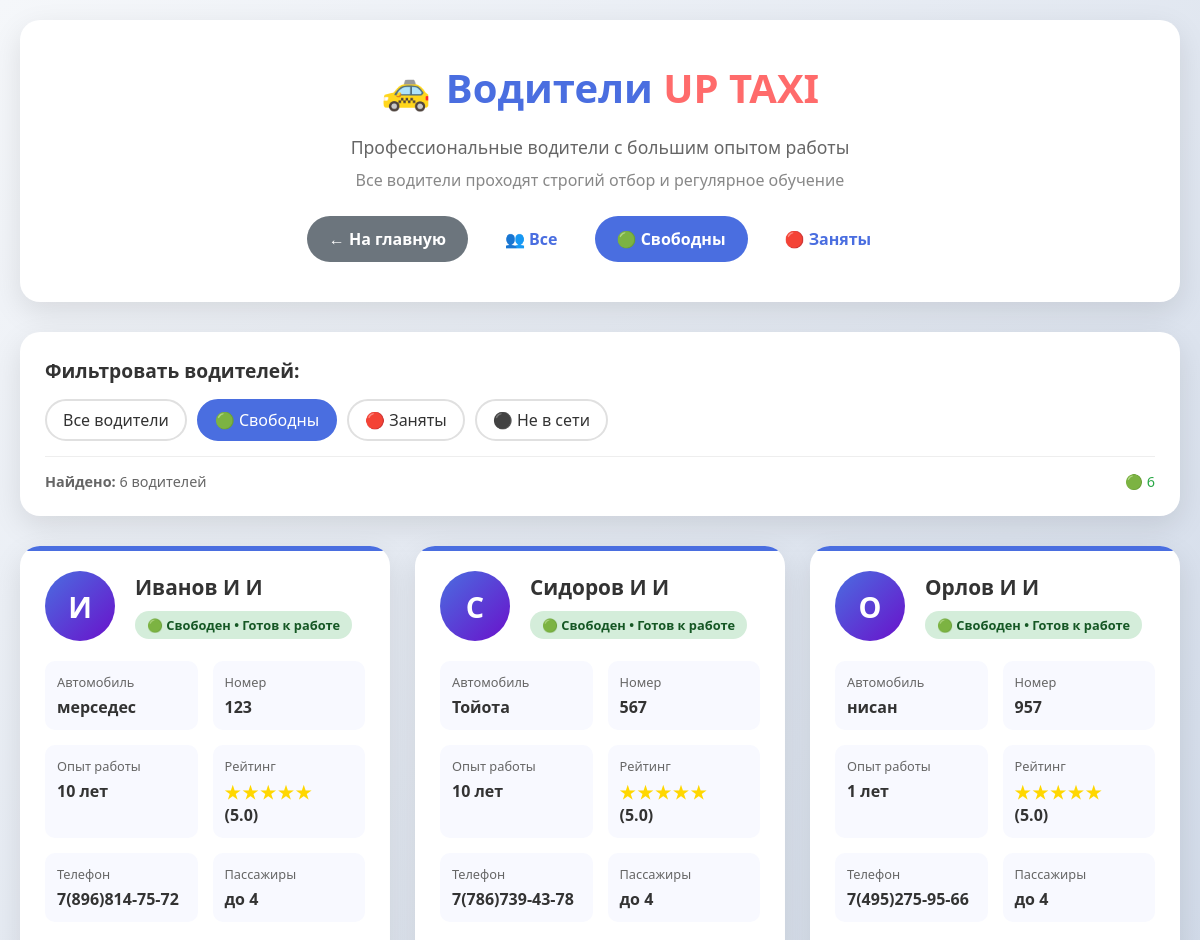
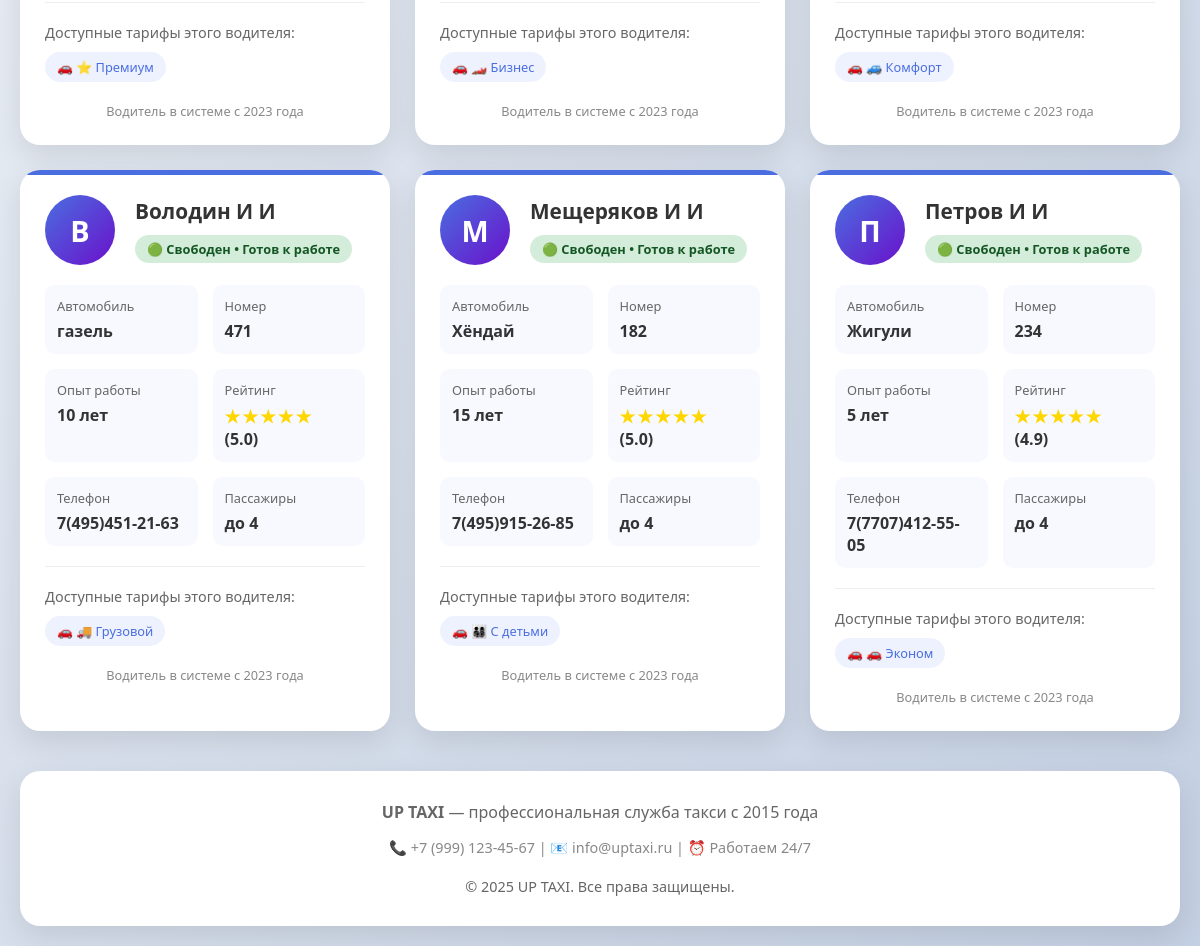
Screenshot of /drivers/?status=available with the database file from the repository (2 pictures, top to bottom).
### B0J_app/models.py (models this page shows, shortened)
class Driver(models.Model):
    STATUS_CHOICES = [
        ('available', '🟢 Свободен'),
        ('busy', '🔴 Занят'),
        ('offline', '⚫ Не в сети'),
    ]
    name = models.CharField(max_length=100, verbose_name="Имя водителя")
    car_model = models.CharField(max_length=50, verbose_name="Модель автомобиля")
    car_number = models.CharField(max_length=15, verbose_name="Номер авто")
    phone = models.CharField(max_length=20, verbose_name="Телефон")
    rating = models.FloatField(default=5.0, verbose_name="Рейтинг")
    experience = models.IntegerField(default=1, verbose_name="Стаж (лет)")
    has_child_seat = models.BooleanField(default=False, verbose_name="Есть детское кресло")
    has_cargo_space = models.BooleanField(default=False, verbose_name="Большой багажник")
    max_passengers = models.IntegerField(default=4, verbose_name="Макс. пассажиров")
    available_tariffs = models.ManyToManyField(Tariff, verbose_name="Доступные тарифы", blank=True)
    status = models.CharField(
        max_length=20,
        choices=STATUS_CHOICES,
        default='available',
        verbose_name="Статус"
    )
    def get_special_features(self):
        features = []
        if self.has_child_seat:
            features.append("👶 Детское кресло")
        if self.has_cargo_space:
            features.append("📦 Большой багажник")
        if self.max_passengers > 4:
            features.append(f"👥 До {self.max_passengers} пассажиров")
        return features
    class Meta:
        verbose_name = "Водитель"
        verbose_name_plural = "Водители"
        ordering = ['-rating']

class Tariff(models.Model):
    TARIFF_TYPES = [
        ('economy', '🚗 Эконом'),
        ('comfort', '🚙 Комфорт'),
        ('business', '🏎️ Бизнес'),
        ('premium', '⭐ Премиум'),
        ('cargo', '🚚 Грузовой'),
        ('family', '👨‍👩‍👧‍👦 С детьми'),
    ]
    name = models.CharField(max_length=20, choices=TARIFF_TYPES, verbose_name="Тип тарифа")
    base_price = models.DecimalField(max_digits=8, decimal_places=2, verbose_name="Базовая цена (₽)")
    price_per_km = models.DecimalField(max_digits=6, decimal_places=2, verbose_name="Цена за км (₽)")
    price_per_minute = models.DecimalField(max_digits=6, decimal_places=2, verbose_name="Цена за минуту (₽)")
    description = models.TextField(verbose_name="Описание", blank=True)
    is_active = models.BooleanField(default=True, verbose_name="Активен")
    icon = models.CharField(max_length=10, default="🚗", verbose_name="Иконка")
    class Meta:
        verbose_name = "Тариф"
        verbose_name_plural = "Тарифы"
        ordering = ['base_price']

### B0J_app/views.py (the view)
# urls.py: path('drivers/', views.drivers, name='drivers'),
def drivers(request):
    status_filter = request.GET.get('status', 'all')
    if status_filter == 'all':
        all_drivers = Driver.objects.all()
    elif status_filter in ['available', 'busy', 'offline']:
        all_drivers = Driver.objects.filter(status=status_filter)
    else:
        all_drivers = Driver.objects.all()
        status_filter = 'all'
    return render(request, 'drivers.html', {
        'drivers': all_drivers,
        'status_filter': status_filter,
    })

### B0J_app/templates/drivers.html (shortened to what this page needs)
<!DOCTYPE html>
<html lang="ru">
<head>
</head>
<body>
    <div class="container">
        <header class="header">
            <div class="logo"><span>🚕</span><div>Водители <span>UP TAXI</span></div></div>
            <p style="color: #666; font-size: 1.1rem; margin-bottom: 10px;">Профессиональные водители с большим опытом работы</p>
            <p style="color: #888;">Все водители проходят строгий отбор и регулярное обучение</p>
            <div class="nav">
                <a href="/" class="back">← На главную</a>
                <a href="?status=all" class="{% if status_filter == 'all' %}active{% endif %}">👥 Все</a>
                <a href="?status=available" class="{% if status_filter == 'available' %}active{% endif %}">🟢 Свободны</a>
                <a href="?status=busy" class="{% if status_filter == 'busy' %}active{% endif %}">🔴 Заняты</a>
            </div>
        </header>
        <div class="filters-section">
            <h3 class="filters-title">Фильтровать водителей:</h3>
            <div class="filters-grid">
                <a href="?status=all" class="filter-btn {% if status_filter == 'all' %}active{% endif %}">Все водители</a>
                <a href="?status=available" class="filter-btn {% if status_filter == 'available' %}active{% endif %}">🟢 Свободны</a>
                <a href="?status=busy" class="filter-btn {% if status_filter == 'busy' %}active{% endif %}">🔴 Заняты</a>
                <a href="?status=offline" class="filter-btn {% if status_filter == 'offline' %}active{% endif %}">⚫ Не в сети</a>
            </div>
            <div class="stats-bar">
                <div><strong>Найдено:</strong> {{ drivers|length }} водителей</div>
                <div>
                    <span style="color: #28a745;">🟢 {{ drivers|length }}</span>
                </div>
            </div>
        </div>
        <div class="drivers-grid">
            {% if drivers %}
                {% for driver in drivers %}
                <div class="driver-card">
                    <div class="driver-header">
                        <div class="driver-avatar">{{ driver.name|slice:"0:1" }}</div>
                        <div class="driver-info">
                            <h3>{{ driver.name }}</h3>
                            <div class="driver-status status-{{ driver.status }}">
                                {% if driver.status == 'available' %}🟢 Свободен • Готов к работе
                                {% elif driver.status == 'busy' %}🔴 Занят • Выполняет заказ
                                {% else %}⚫ Не в сети • Отдыхает{% endif %}
                            </div>
                        </div>
                    </div>
                    <div class="driver-details">
                        <div class="detail-item"><span class="detail-label">Автомобиль</span><span class="detail-value">{{ driver.car_model }}</span></div>
                        <div class="detail-item"><span class="detail-label">Номер</span><span class="detail-value">{{ driver.car_number }}</span></div>
                        <div class="detail-item"><span class="detail-label">Опыт работы</span><span class="detail-value">{{ driver.experience }} лет</span></div>
                        <div class="detail-item"><span class="detail-label">Рейтинг</span>
                            <span class="detail-value">
                                <span class="rating-stars">
                                    {% if driver.rating >= 4.5 %}★★★★★
                                    {% elif driver.rating >= 3.5 %}★★★★☆
                                    {% elif driver.rating >= 2.5 %}★★★☆☆
                                    {% elif driver.rating >= 1.5 %}★★☆☆☆
                                    {% else %}★☆☆☆☆{% endif %}
                                </span> ({{ driver.rating }})
                            </span>
                        </div>
                        <div class="detail-item"><span class="detail-label">Телефон</span><span class="detail-value">{{ driver.phone }}</span></div>
                        <div class="detail-item"><span class="detail-label">Пассажиры</span><span class="detail-value">до {{ driver.max_passengers }}</span></div>
                    </div>
                    {% if driver.available_tariffs.all %}
                    <div class="tariffs-section">
                        <div class="tariffs-title">Доступные тарифы этого водителя:</div>
                        <div class="tariffs-list">
                            {% for tariff in driver.available_tariffs.all %}
                            <div class="tariff-badge">{{ tariff.icon }} {{ tariff.get_name_display }}</div>
                            {% endfor %}
                        </div>
                    </div>
                    {% endif %}
                    <div style="margin-top: 20px; font-size: 0.8rem; color: #888; text-align: center;">
                        Водитель в системе с 2023 года
                    </div>
                </div>
                {% endfor %}
            {% endif %}
        </div>
        <footer class="footer">
            <p style="color: #666; margin-bottom: 15px;"><strong>UP TAXI</strong> — профессиональная служба такси с 2015 года</p>
            <p style="color: #888; font-size: 0.9rem;">📞 +7 (999) 123-45-67 | 📧 info@uptaxi.ru | ⏰ Работаем 24/7</p>
            <div class="copyright">© 2025 UP TAXI. Все права защищены.</div>
        </footer>
    </div>
</body>
</html>

### B0J_app/templates/drivers.html (style rules this page uses)
* { margin: 0; padding: 0; box-sizing: border-box; }
body { font-family: 'Segoe UI', sans-serif; background: linear-gradient(135deg, #f5f7fa 0%, #c3cfe2 100%); color: #333; min-height: 100vh; }
.container { max-width: 1200px; margin: 0 auto; padding: 20px; }
.header { background: white; border-radius: 20px; padding: 40px; margin-bottom: 30px; box-shadow: 0 10px 30px rgba(0,0,0,0.1); text-align: center; }
.logo { font-size: 2.5rem; font-weight: 900; color: #4a6ee0; display: flex; align-items: center; justify-content: center; gap: 15px; margin-bottom: 20px; }
.logo span { color: #ff6b6b; }
.nav { display: flex; justify-content: center; gap: 15px; margin-top: 25px; }
.nav a { padding: 10px 20px; text-decoration: none; color: #4a6ee0; font-weight: 600; border-radius: 50px; transition: all 0.3s; border: 2px solid transparent; }
.nav a.active { background: #4a6ee0; color: white; }
.nav a.back { background: #6c757d; color: white; }
.filters-section { background: white; border-radius: 20px; padding: 25px; margin-bottom: 30px; box-shadow: 0 10px 30px rgba(0,0,0,0.1); }
.filters-title { font-size: 1.2rem; margin-bottom: 15px; color: #333; }
.filters-grid { display: flex; flex-wrap: wrap; gap: 10px; margin-bottom: 15px; }
.filter-btn { padding: 8px 16px; border: 2px solid #e0e0e0; background: white; border-radius: 50px; cursor: pointer; transition: all 0.3s; font-weight: 500; text-decoration: none; color: #333; display: inline-block; }
.filter-btn.active { background: #4a6ee0; color: white; border-color: #4a6ee0; }
.stats-bar { display: flex; justify-content: space-between; margin-top: 15px; padding-top: 15px; border-top: 1px solid #eee; color: #666; font-size: 0.9rem; }
.drivers-grid { display: grid; grid-template-columns: repeat(auto-fill, minmax(350px, 1fr)); gap: 25px; }
.driver-card { background: white; border-radius: 20px; padding: 25px; box-shadow: 0 10px 30px rgba(0,0,0,0.1); transition: all 0.3s; position: relative; overflow: hidden; }
.driver-card:before { content: ''; position: absolute; top: 0; left: 0; width: 100%; height: 5px; background: #4a6ee0; }
.driver-header { display: flex; align-items: center; margin-bottom: 20px; }
.driver-avatar { width: 70px; height: 70px; background: linear-gradient(135deg, #4a6ee0, #6a11cb); border-radius: 50%; display: flex; align-items: center; justify-content: center; color: white; font-size: 1.8rem; font-weight: bold; margin-right: 20px; }
.driver-info h3 { font-size: 1.3rem; margin-bottom: 5px; color: #333; }
.driver-status { display: inline-block; padding: 5px 12px; border-radius: 20px; font-size: 0.8rem; font-weight: 600; margin-top: 5px; }
.status-available { background: #d4edda; color: #155724; }
.driver-details { display: grid; grid-template-columns: repeat(2, 1fr); gap: 15px; margin: 20px 0; }
.detail-item { background: #f8f9ff; padding: 12px; border-radius: 10px; }
.detail-label { font-size: 0.8rem; color: #666; margin-bottom: 5px; display: block; }
.detail-value { font-weight: 600; font-size: 1rem; color: #333; }
.rating-stars { color: #ffd700; font-size: 1.1rem; letter-spacing: 2px; }
.tariffs-section { margin-top: 20px; padding-top: 20px; border-top: 1px solid #eee; }
.tariffs-title { font-size: 0.9rem; color: #666; margin-bottom: 10px; }
.tariffs-list { display: flex; flex-wrap: wrap; gap: 8px; }
.tariff-badge { padding: 6px 12px; background: #eef2ff; border-radius: 15px; font-size: 0.8rem; color: #4a6ee0; display: flex; align-items: center; gap: 5px; }
.footer { background: white; border-radius: 20px; padding: 30px; text-align: center; box-shadow: 0 10px 30px rgba(0,0,0,0.1); margin-top: 40px; }
.copyright { color: #666; margin-top: 20px; font-size: 0.9rem; }

### rows the page displays
Driver: name "И", name "Иванов И И", status "🟢 Свободен • Готов к работе", car_model "мерседес", car_number "123", experience "10", rating "5.0", phone "7(896)814-75-72", max_passengers "4"
Tariff: icon "🚗", name "⭐ Премиум"
Driver: name "С", name "Сидоров И И", status "🟢 Свободен • Готов к работе", car_model "Тойота", car_number "567", experience "10", rating "5.0", phone "7(786)739-43-78", max_passengers "4"
Tariff: icon "🚗", name "🏎️ Бизнес"
Driver: name "О", name "Орлов И И", status "🟢 Свободен • Готов к работе", car_model "нисан", car_number "957", experience "1", rating "5.0", phone "7(495)275-95-66", max_passengers "4"
Tariff: icon "🚗", name "🚙 Комфорт"
Driver: name "В", name "Володин И И", status "🟢 Свободен • Готов к работе", car_model "газель", car_number "471", experience "10", rating "5.0", phone "7(495)451-21-63", max_passengers "4"
Tariff: icon "🚗", name "🚚 Грузовой"
Driver: name "М", name "Мещеряков И И", status "🟢 Свободен • Готов к работе", car_model "Хёндай", car_number "182", experience "15", rating "5.0", phone "7(495)915-26-85", max_passengers "4"
Tariff: icon "🚗", name "👨‍👩‍👧‍👦 С детьми"
Driver: name "П", name "Петров И И", status "🟢 Свободен • Готов к работе", car_model "Жигули", car_number "234", experience "5", rating "4.9", phone "7(7707)412-55-05", max_passengers "4"
Tariff: icon "🚗", name "🚗 Эконом"

### other values shown
{{ drivers|length }} "6"
